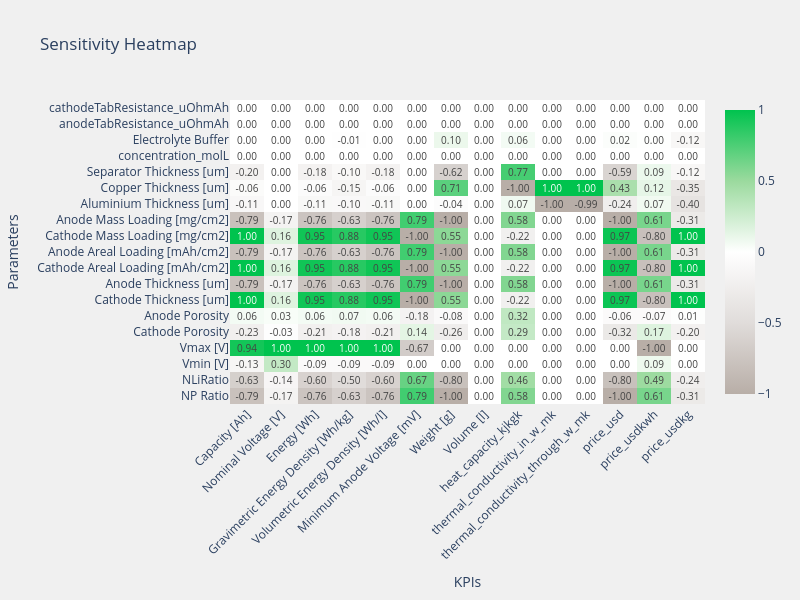

The notebook cell this image was saved under:
### Markdown cell above
`plot_sensitivities` plots the sensitivities of each KPI to variation in each design parameter

### Code cell
eqm_results.plot_sensitivities()

### Figure 1 — Plotly figure (JSON) as saved in the notebook; plotly's stock layout.template omitted (floating-point values rounded to 4 significant figures; data arrays with more than 128 entries replaced by an {"elided": "..."} marker saying what was removed)
{"data": [{"colorscale": [[0, "#00c34e"], [0.25, "#9bda9e"], [0.5, "#ffffff"], [0.75, "#e0dcda"], [1, "#b8aea7"]], "reversescale": true, "text": {"elided": "19x14 str values"}, "textfont": {"size": 10}, "texttemplate": "%{text}", "type": "heatmap", "x": ["Capacity [Ah]", "Nominal Voltage [V]", "Energy [Wh]", "Gravimetric Energy Density [Wh/kg]", "Volumetric Energy Density [Wh/l]", "Minimum Anode Voltage [mV]", "Weight [g]", "Volume [l]", "heat_capacity_kjkgk", "thermal_conductivity_in_w_mk", "thermal_conductivity_through_w_mk", "price_usd", "price_usdkwh", "price_usdkg"], "y": ["NP Ratio", "NLiRatio", "Vmin [V]", "Vmax [V]", "Cathode Porosity", "Anode Porosity", "Cathode Thickness [um]", "Anode Thickness [um]", "Cathode Areal Loading [mAh/cm2]", "Anode Areal Loading [mAh/cm2]", "Cathode Mass Loading [mg/cm2]", "Anode Mass Loading [mg/cm2]", "Aluminium Thickness [um]", "Copper Thickness [um]", "Separator Thickness [um]", "concentration_molL", "Electrolyte Buffer", "anodeTabResistance_uOhmAh", "cathodeTabResistance_uOhmAh"], "z": {"elided": "19x14 float values"}}], "layout": {"height": 600, "paper_bgcolor": "rgba(240, 240, 240, 1)", "plot_bgcolor": "rgba(240, 240, 240, 1)", "title": {"text": "Sensitivity Heatmap"}, "width": 800, "xaxis": {"tickangle": -45, "title": {"text": "KPIs"}}, "yaxis": {"title": {"text": "Parameters"}}}}
